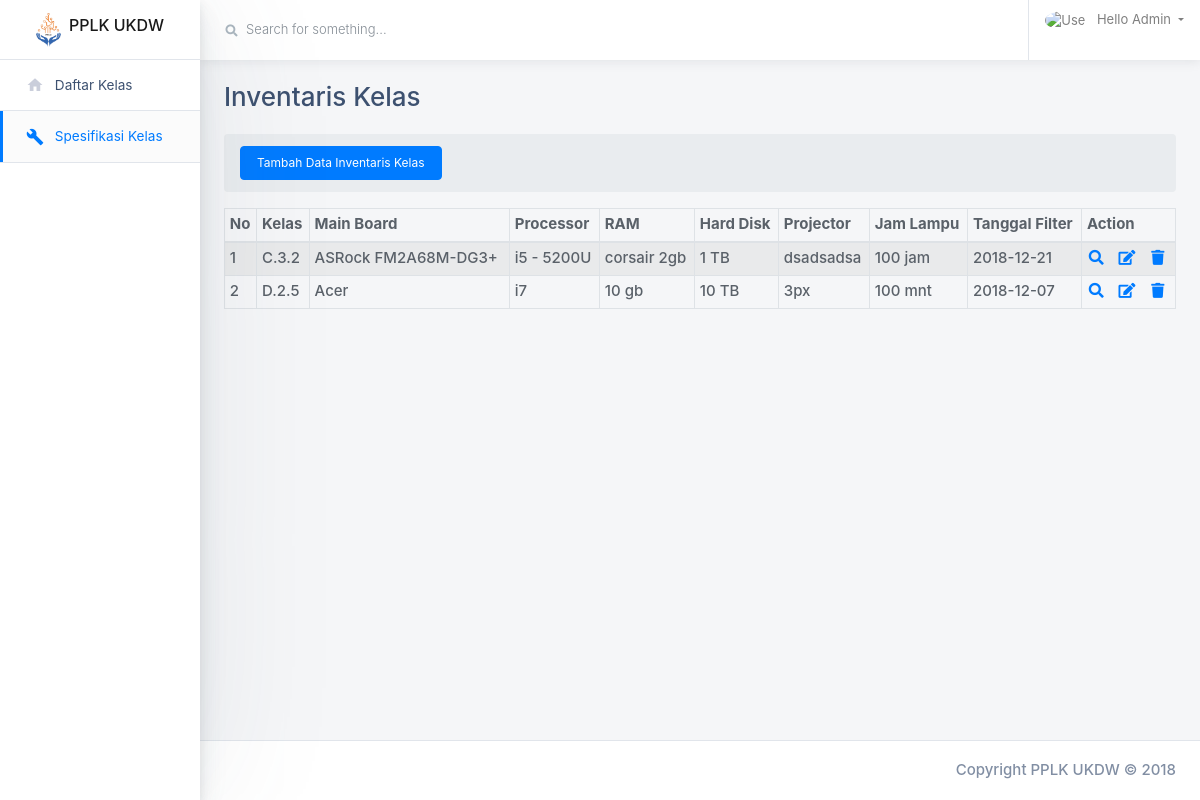
/ruang/index.php?md=spek, run on the app's committed database.
### tables this page shows
CREATE TABLE IF NOT EXISTS `r_spek` (
  `id_spek` int(11) NOT NULL AUTO_INCREMENT,
  `id_kelas` int(11) NOT NULL,
  `main_board` varchar(200) NOT NULL,
  `processor` varchar(200) NOT NULL,
  `memory` varchar(200) NOT NULL,
  `hard_disk` varchar(200) NOT NULL,
  `os` varchar(200) NOT NULL,
  `monitor` varchar(10) NOT NULL,
  `splitter` varchar(50) NOT NULL,
  `switch_vga` varchar(50) NOT NULL,
  `switch_hub` varchar(50) NOT NULL,
  `layar` varchar(50) NOT NULL,
  `proyektor` varchar(50) NOT NULL,
  `jam_lampu` varchar(50) NOT NULL,
  `tgl_filter` date NOT NULL,
  PRIMARY KEY (`id_spek`),
  KEY `id_kelas` (`id_kelas`)
);

CREATE TABLE IF NOT EXISTS `r_kelas` (
  `id_kelas` int(11) NOT NULL AUTO_INCREMENT,
  `nama_kelas` varchar(5) NOT NULL,
  `lantai` varchar(12) NOT NULL,
  PRIMARY KEY (`id_kelas`)
);

### ruang/modules/spek/spek.php (the view, shortened to what this page needs)
       <div class="main-content-container container-fluid px-4">
         <div class="page-header row no-gutters py-4">
           <div class="col-12 col-sm-4 text-center text-sm-left mb-0">
             <h3 class="page-title">Inventaris Kelas</h3>
           </div>
         </div>
<div class="row">
	<div class="col-lg-12">
		<ol class="breadcrumb">
			<li>
				<a href="index.php?md=add-spek"><button type="button" class="btn btn-md btn-primary">Tambah Data Inventaris Kelas</button></a>
			</li>
		</ol>
	</div>
</div>
<div class="row">
	<div class="col-lg-12">
		<div class="table-responsive">
			<table class="table table-bordered table-striped table-sm">
				<thead>
					<tr>
						<th>No</th>
						<th>Kelas</th>
						<th>Main Board</th>
						<th>Processor</th>
						<th>RAM</th>
						<th>Hard Disk</th>
						<th>Projector</th>
						<th>Jam Lampu</th>
						<th>Tanggal Filter</th>
						<th>Action</th>
					</tr>
				</thead>
				  <tbody>
					<?php
					if($_GET[keyword] !="")
					{
						$tampil = mysqli_query($mysqli,"select * from r_spek inner join r_kelas on r_kelas.id_kelas = r_spek.id_kelas WHERE nama_kelas LIKE '%$_GET[keyword]%'");
					}
					else
					{
						$tampil = mysqli_query($mysqli,"select * from r_spek inner join r_kelas on r_kelas.id_kelas = r_spek.id_kelas");
					}
						$no=1;
						if(mysqli_num_rows($tampil) == 0)
						{
						}
						else
						{
							while ($r=mysqli_fetch_array($tampil))
							{
								echo"
									<tr>
										<td>$no</td>
										<td>$r[nama_kelas]</td>
										<td>$r[main_board]</td>
										<td>$r[processor]</td>
										<td>$r[memory]</td>
										<td>$r[hard_disk]</td>
										<td>$r[proyektor]</td>
										<td>$r[jam_lampu]</td>
										<td>$r[tgl_filter]</td>
										<td>
											<a href='index.php?md=spek&act=detail&id=$r[id_spek]' class='fa fa-search fa-fw' title='Detail'></i></a>
											&nbsp;
											<a href='index.php?md=spek&act=edit&id=$r[id_spek]' class='fa fa-edit fa-fw' title='Edit'></i></a>
											&nbsp;
											<a href=javascript:confirmdelete('index.php?md=spek&act=delete&id=$r[id_spek]') class='fa fa-trash fa-fw' title='Delete'></i></a>
											</td>
									</tr>
								";
								$no++;
							}
						}
					?>
				  </tbody>
			</table>
		</div>
</div>
       </div>
       </div>

### data on the page
r_spek: id_kelas.nama_kelas "C.3.2", main_board "ASRock FM2A68M-DG3+", processor "i5 - 5200U", memory "corsair 2gb", hard_disk "1 TB", proyektor "dsadsadsa", jam_lampu "100 jam", tgl_filter "2018-12-21"
r_spek: id_kelas.nama_kelas "D.2.5", main_board "Acer", processor "i7", memory "10 gb", hard_disk "10 TB", proyektor "3px", jam_lampu "100 mnt", tgl_filter "2018-12-07"
